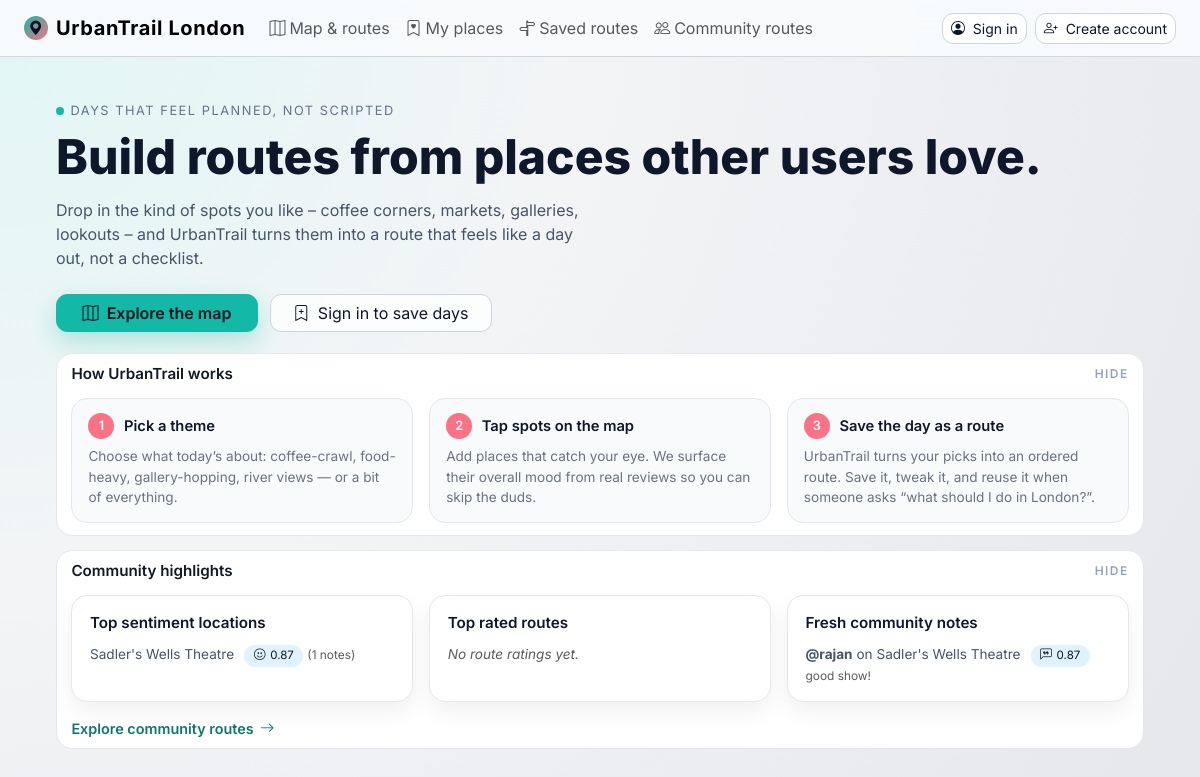
The page / on the database its author committed.
### app/models.py (models this page shows, shortened)
class Location(db.Model):
    __tablename__ = 'locations'
    id: so.Mapped[int] = so.mapped_column(primary_key=True)
    name: so.Mapped[str] = so.mapped_column(sa.String(100), index=True, unique=True)
    latitude: so.Mapped[float] = so.mapped_column(sa.Float)
    longitude: so.Mapped[float] = so.mapped_column(sa.Float)
    category_id: so.Mapped[int] = so.mapped_column(sa.Integer, nullable=False)  # 1=Food, 2=History, etc.
    reviews:so.Mapped[list["Review"]] = so.relationship(back_populates="location")
    feedbacks: so.Mapped[list["LocationFeedback"]] = so.relationship(
        back_populates="location", cascade="all, delete-orphan"
    )
    address: so.Mapped[str | None] = so.mapped_column(sa.String(200), nullable=True)
    image: so.Mapped[str | None] = so.mapped_column(
        sa.String(200),
        nullable=True
    )

class LocationFeedback(db.Model):
    __tablename__ = 'location_feedback'
    id: so.Mapped[int] = so.mapped_column(primary_key=True)
    body: so.Mapped[str] = so.mapped_column(sa.String(500))
    rating: so.Mapped[float] = so.mapped_column(sa.Float)
    timestamp: so.Mapped[datetime] = so.mapped_column(sa.DateTime, default=datetime.utcnow)
    user_id: so.Mapped[int] = so.mapped_column(sa.ForeignKey('users.id'), index=True)
    location_id: so.Mapped[int] = so.mapped_column(sa.ForeignKey('locations.id'), index=True)
    user: so.Mapped["User"] = so.relationship(back_populates="location_feedbacks")
    location: so.Mapped["Location"] = so.relationship(back_populates="feedbacks")

class User(UserMixin, db.Model):
    __tablename__ = 'users'
    id: so.Mapped[int] = so.mapped_column(primary_key=True)
    name: so.Mapped[str] = so.mapped_column(sa.String(100))
    username: so.Mapped[str] = so.mapped_column(sa.String(100), index=True, unique=True)
    password_hash: so.Mapped[str] = so.mapped_column(sa.String(128))
    saved_routes: so.Mapped[list["SavedRoute"]] = so.relationship(
        back_populates="user", cascade="all, delete-orphan"
    )
    saved_places: so.Mapped[list["SavedPlace"]] = so.relationship(
        back_populates="user", cascade="all, delete-orphan"
    )
    location_feedbacks: so.Mapped[list["LocationFeedback"]] = so.relationship(
        back_populates="user", cascade="all, delete-orphan"
    )
    route_feedbacks: so.Mapped[list["RouteFeedback"]] = so.relationship(
        back_populates="user", cascade="all, delete-orphan"
    )

### app/views.py (the view)
@app.route("/", methods=["GET", "POST"])
def home():
    top_locations = db.session.execute(
        sa.select(Location, func.avg(LocationFeedback.rating).label('avg_rating'), func.count(LocationFeedback.id).label('count'))
        .join(LocationFeedback, LocationFeedback.location_id == Location.id)
        .group_by(Location.id)
        .order_by(sa.desc('avg_rating'), sa.desc('count'))
        .limit(3)
    ).all()
    top_routes = db.session.execute(
        sa.select(SavedRoute, func.avg(RouteFeedback.rating).label('avg_rating'), func.count(RouteFeedback.id).label('count'))
        .join(RouteFeedback, RouteFeedback.route_id == SavedRoute.id)
        .group_by(SavedRoute.id)
        .order_by(sa.desc('avg_rating'), sa.desc('count'))
        .limit(3)
    ).all()
    recent_comments = db.session.scalars(
        sa.select(LocationFeedback).order_by(LocationFeedback.timestamp.desc()).limit(3)
    ).all()
    return render_template(
        'home.html',
        title="Home",
        top_locations=top_locations,
        top_routes=top_routes,
        recent_comments=recent_comments
    )

### app/__init__.py (called while the page is built)
@app.before_request
def handle_api_preflight():
    if request.method == "OPTIONS" and request.path.startswith("/api/"):
        return app.make_response(("", 204))

@app.after_request
def add_api_cors_headers(response):
    if request.path.startswith("/api/"):
        response.headers["Access-Control-Allow-Origin"] = app.config.get("API_CORS_ORIGINS", "*")
        response.headers["Access-Control-Allow-Headers"] = "Authorization, Content-Type"
        response.headers["Access-Control-Allow-Methods"] = "GET, POST, PUT, PATCH, DELETE, OPTIONS"
    return response

### app/templates/home.html (shortened to what this page needs)
{% extends "base.html" %}
{% import "bootstrap_wtf.html" as wtf %}
{% block content %}
<div class="home-shell">
    <div class="home-top">
        <div>
            <div class="home-kicker">
                <span class="home-kicker-badge"></span>
                Days that feel planned, not scripted
            </div>
            <h1 class="home-title">
                Build routes from places other users love.
            </h1>
            <p class="home-lead">
                Drop in the kind of spots you like – coffee corners, markets, galleries, lookouts –
                and UrbanTrail turns them into a route that feels like a day out, not a checklist.
            </p>
            <div class="home-actions">
                <a href="{{ url_for('locations') }}" class="btn home-btn-primary">
                    <i class="bi bi-map me-1"></i>
                    Explore the map
                </a>
                <a href="{{ url_for('login') }}" class="btn home-btn-ghost">
                    <i class="bi bi-bookmark-plus me-1"></i>
                    Sign in to save days
                </a>
            </div>
        </div>
    </div>
    <div class="home-bottom">
        <details class="home-panel" open>
            <summary>How UrbanTrail works</summary>
            <div class="home-panel-content">
                <div class="home-steps">
                    <div class="home-step">
                        <div class="home-step-header">
                            <div class="home-step-number">1</div>
                            <div class="home-step-title">Pick a theme</div>
                        </div>
                        <p>
                            Choose what today’s about: coffee-crawl, food-heavy, gallery-hopping, river views —
                            or a bit of everything.
                        </p>
                    </div>
                    <div class="home-step">
                        <div class="home-step-header">
                            <div class="home-step-number">2</div>
                            <div class="home-step-title">Tap spots on the map</div>
                        </div>
                        <p>
                            Add places that catch your eye. We surface their overall mood from real reviews so
                            you can skip the duds.
                        </p>
                    </div>
                    <div class="home-step">
                        <div class="home-step-header">
                            <div class="home-step-number">3</div>
                            <div class="home-step-title">Save the day as a route</div>
                        </div>
                        <p>
                            UrbanTrail turns your picks into an ordered route. Save it, tweak it, and reuse it
                            when someone asks “what should I do in London?”.
                        </p>
                    </div>
                </div>
            </div>
        </details>
        <details class="home-panel" open>
            <summary>Community highlights</summary>
            <div class="home-panel-content">
                <div class="highlight-grid">
                    <div class="highlight-card">
                        <div class="highlight-title">Top sentiment locations</div>
                        <ul class="highlight-list">
                            {% if top_locations %}
                                {% for location, avg_rating, count in top_locations[:3] %}
                                    <li>
                                        {{ location.name }}
                                        <span class="highlight-chip">
                                            <i class="bi bi-emoji-smile"></i>
                                            {{ avg_rating | round(2) }}
                                        </span>
                                        <span class="text-muted small">({{ count }} notes)</span>
                                    </li>
                                {% endfor %}
                            {% else %}
                                <li class="text-muted fst-italic">No ratings yet.</li>
                            {% endif %}
                        </ul>
                    </div>
                    <div class="highlight-card">
                        <div class="highlight-title">Top rated routes</div>
                        <ul class="highlight-list">
                            {% if top_routes %}
                                {% for route, avg_rating, count in top_routes[:3] %}
                                    <li>
                                        Route #{{ route.id }}
                                        <span class="highlight-chip">
                                            <i class="bi bi-star-fill"></i>
                                            {{ avg_rating | round(1) }}
                                        </span>
                                        <span class="text-muted small">({{ count }} ratings)</span>
                                    </li>
                                {% endfor %}
                            {% else %}
                                <li class="text-muted fst-italic">No route ratings yet.</li>
                            {% endif %}
                        </ul>
                    </div>
                    <div class="highlight-card">
                        <div class="highlight-title">Fresh community notes</div>
                        <ul class="highlight-list">
                            {% if recent_comments %}
                                {% for feedback in recent_comments[:2] %}
                                    <li>
                                        <strong>@{{ feedback.user.username }}</strong>
                                        on {{ feedback.location.name }}
                                        <span class="highlight-chip">
                                            <i class="bi bi-chat-left-quote"></i>
                                            {{ feedback.rating | round(2) }}
                                        </span>
                                        <div class="text-muted small">{{ feedback.body }}</div>
                                    </li>
                                {% endfor %}
                            {% else %}
                                <li class="text-muted fst-italic">No community notes yet.</li>
                            {% endif %}
                        </ul>
                    </div>
                </div>
                <a class="home-link-inline mt-3" href="{{ url_for('community_routes') }}">
                    Explore community routes
                    <i class="bi bi-arrow-right"></i>
                </a>
            </div>
        </details>
    </div>
</div>
{% endblock %}

### app/templates/base.html (style rules this page uses)
:root { --tp-teal: #14b8a6; --tp-coral: #fb7185; --tp-sun: #facc15; --tp-ink: #0f172a; --tp-bg: #f3f4f6; }
body { font-family: 'Inter', system-ui, -apple-system, BlinkMacSystemFont, sans-serif; background: radial-gradient(circle at top left, #e0f7f5 0, #f3f4f6 40%, #e5e7eb 100%); color: var(--tp-ink); }

### app/templates/home.html (style rules this page uses)
:root { --tp-teal: #14b8a6; --tp-coral: #fb7185; --tp-sun: #facc15; --tp-ink: #0f172a; }
.home-shell { max-width: 1120px; margin: 0 auto; }
.home-top { display: grid; grid-template-columns: 1fr; gap: 1.2rem; align-items: center; margin-top: 1.1rem; margin-bottom: 0.9rem; }
.home-kicker { display: inline-flex; align-items: center; gap: 0.4rem; font-size: 0.8rem; text-transform: uppercase; letter-spacing: 0.12em; color: #64748b; margin-bottom: 0.5rem; }
.home-kicker-badge { width: 8px; height: 8px; border-radius: 50%; background: var(--tp-teal); }
.home-title { font-weight: 800; font-size: clamp(2.2rem, 3vw + 1.2rem, 3rem); line-height: 1.15; margin-bottom: 0.9rem; color: var(--tp-ink); }
.home-lead { font-size: 1rem; color: #475569; max-width: 34rem; margin-bottom: 1.5rem; }
.home-actions { display: flex; flex-wrap: wrap; gap: 0.75rem; margin-bottom: 0.4rem; }
.home-btn-primary { background: var(--tp-teal); border-color: var(--tp-teal); color: #0b1120; border-radius: 0.7rem; padding-inline: 1.6rem; font-weight: 600; box-shadow: 0 10px 24px rgba(20, 184, 166, 0.3); }
.home-btn-ghost { border-radius: 0.7rem; padding-inline: 1.4rem; border-color: #cbd5e1; color: #0f172a; background: rgba(255, 255, 255, 0.8); }
.home-link-inline { display: inline-flex; align-items: center; gap: 0.4rem; font-size: 0.9rem; font-weight: 600; color: #0f766e; text-decoration: none; }
.home-bottom { margin-top: 0.5rem; margin-bottom: 0.5rem; display: grid; gap: 0.9rem; }
.home-panel { border-radius: 1rem; background: #ffffff; border: 1px solid #e5e7eb; padding: 0.55rem 0.9rem; }
.home-panel summary { list-style: none; cursor: pointer; font-size: 0.95rem; font-weight: 600; color: #111827; display: flex; align-items: center; justify-content: space-between; gap: 0.6rem; }
.home-panel summary::after { content: "Show"; font-size: 0.75rem; text-transform: uppercase; letter-spacing: 0.12em; color: #94a3b8; }
.home-panel[open] summary::after { content: "Hide"; }
.home-panel-content { margin-top: 0.75rem; }
.home-steps { display: grid; grid-template-columns: repeat(3, minmax(0, 1fr)); gap: 1rem; margin-bottom: 0.2rem; }
.home-step { border-radius: 1rem; background: #f8fafc; border: 1px solid #e2e8f0; padding: 0.9rem 1rem; font-size: 0.85rem; }
.home-step-header { display: flex; align-items: center; gap: 0.6rem; margin-bottom: 0.45rem; }
.home-step-number { width: 26px; height: 26px; border-radius: 999px; background: var(--tp-coral); color: #fff; display: flex; align-items: center; justify-content: center; font-size: 0.8rem; font-weight: 600; }
.home-step-title { font-weight: 600; font-size: 0.92rem; }
.home-step p { margin-bottom: 0; color: #6b7280; }
.highlight-grid { display: grid; grid-template-columns: repeat(3, minmax(0, 1fr)); gap: 1rem; }
.highlight-card { border-radius: 1rem; background: #ffffff; border: 1px solid #e5e7eb; padding: 1rem 1.1rem; box-shadow: 0 10px 22px rgba(15, 23, 42, 0.06); }
.highlight-title { font-size: 0.95rem; font-weight: 600; margin-bottom: 0.6rem; color: #0f172a; }
.highlight-list { list-style: none; padding: 0; margin: 0; font-size: 0.85rem; color: #475569; }
.highlight-chip { display: inline-flex; align-items: center; gap: 0.3rem; padding: 0.15rem 0.6rem; border-radius: 999px; background: #e0f2fe; color: #0f172a; font-size: 0.72rem; margin-left: 0.4rem; }

### rows shown on the page
Location: name "Sadler's Wells Theatre", avg_rating "0.87", count "1"
LocationFeedback: user.username "rajan", location.name "Sadler's Wells Theatre", rating "0.87", body "good show!"
